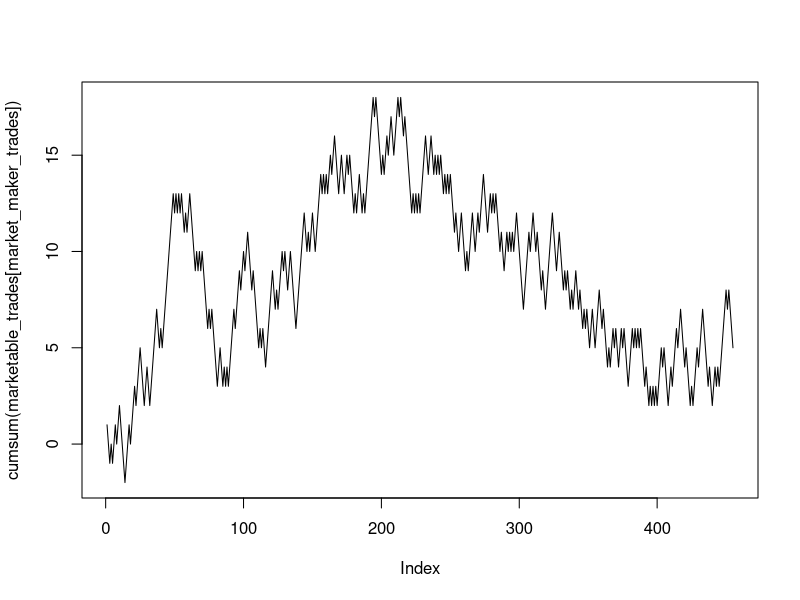

R code for this plot: (Note: this script raises an error after producing the figure.)
## ---- chunk 1
N <- 10000
# avoid for loops, use vectorized code for speed
set.seed(123)  # so we are able to reproduce
midpoints <- cumsum(c(100, round(runif(N-1)) * 2 - 1))
marketable_trades <- round(runif(N)) * 2 - 1  # -1 means cash outflow, so market maker buys, or equivalently the bid is hit 

inventory_always_trade <- cumsum(marketable_trades)

market_maker_trades <- abs(inventory_always_trade) < 2

plot(cumsum(marketable_trades[market_maker_trades]), type='l')

head(market_maker_trades, 14)
head(marketable_trades, 10)
cumsum(head(marketable_trades, 10))
cumsum(head(marketable_trades, 14)[head(market_maker_trades, 14)])

head(marketable_trades, 14)
cumsum(head(marketable_trades, 14))





# compute the trade price (bid or ask) then compute the cash flow:
cash_flow <- (midpoints + trades) * trades
plot(cumsum(cash_flow), type='l')
plot(cumsum(trades), type='l')
head(cash_flow)
